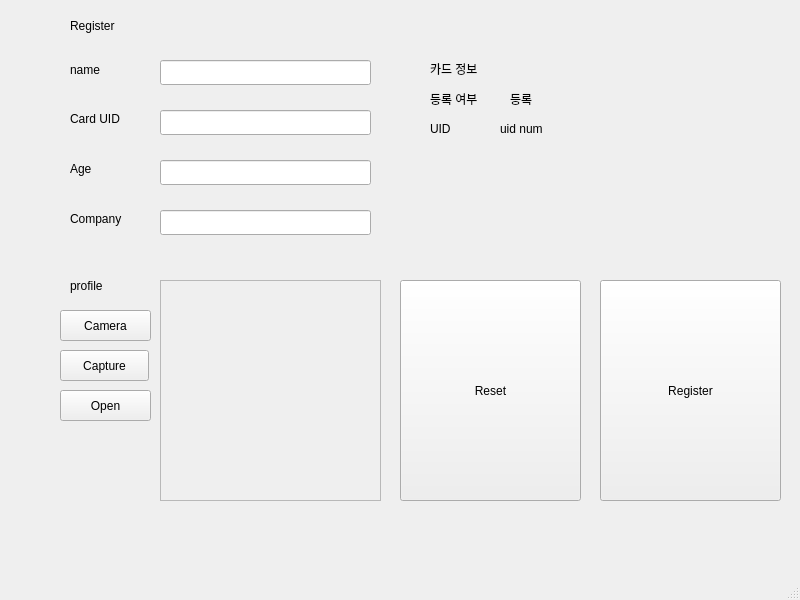
<?xml version="1.0" encoding="UTF-8"?>
<ui version="4.0">
 <class>MainWindow</class>
 <widget class="QMainWindow" name="MainWindow">
  <property name="geometry">
   <rect>
    <x>0</x>
    <y>0</y>
    <width>800</width>
    <height>600</height>
   </rect>
  </property>
  <property name="windowTitle">
   <string>MainWindow</string>
  </property>
  <widget class="QWidget" name="centralwidget">
   <widget class="QLabel" name="label_6">
    <property name="geometry">
     <rect>
      <x>70</x>
      <y>60</y>
      <width>91</width>
      <height>20</height>
     </rect>
    </property>
    <property name="text">
     <string>name</string>
    </property>
   </widget>
   <widget class="QPushButton" name="camButton">
    <property name="geometry">
     <rect>
      <x>60</x>
      <y>310</y>
      <width>91</width>
      <height>31</height>
     </rect>
    </property>
    <property name="text">
     <string>Camera</string>
    </property>
   </widget>
   <widget class="QLabel" name="label_2">
    <property name="geometry">
     <rect>
      <x>70</x>
      <y>110</y>
      <width>67</width>
      <height>17</height>
     </rect>
    </property>
    <property name="text">
     <string>Card UID</string>
    </property>
   </widget>
   <widget class="QLabel" name="label_3">
    <property name="geometry">
     <rect>
      <x>70</x>
      <y>160</y>
      <width>67</width>
      <height>17</height>
     </rect>
    </property>
    <property name="text">
     <string>Age</string>
    </property>
   </widget>
   <widget class="QLabel" name="label_4">
    <property name="geometry">
     <rect>
      <x>70</x>
      <y>270</y>
      <width>71</width>
      <height>31</height>
     </rect>
    </property>
    <property name="text">
     <string>profile</string>
    </property>
   </widget>
   <widget class="QLabel" name="label_5">
    <property name="geometry">
     <rect>
      <x>70</x>
      <y>0</y>
      <width>121</width>
      <height>51</height>
     </rect>
    </property>
    <property name="text">
     <string>Register</string>
    </property>
   </widget>
   <widget class="QPushButton" name="regiButton">
    <property name="geometry">
     <rect>
      <x>600</x>
      <y>280</y>
      <width>181</width>
      <height>221</height>
     </rect>
    </property>
    <property name="text">
     <string>Register</string>
    </property>
   </widget>
   <widget class="QPushButton" name="openButton">
    <property name="geometry">
     <rect>
      <x>60</x>
      <y>390</y>
      <width>91</width>
      <height>31</height>
     </rect>
    </property>
    <property name="text">
     <string>Open</string>
    </property>
   </widget>
   <widget class="QLabel" name="label">
    <property name="geometry">
     <rect>
      <x>160</x>
      <y>280</y>
      <width>221</width>
      <height>221</height>
     </rect>
    </property>
    <property name="frameShape">
     <enum>QFrame::StyledPanel</enum>
    </property>
    <property name="text">
     <string/>
    </property>
   </widget>
   <widget class="QPushButton" name="resetButton">
    <property name="geometry">
     <rect>
      <x>400</x>
      <y>280</y>
      <width>181</width>
      <height>221</height>
     </rect>
    </property>
    <property name="text">
     <string>Reset</string>
    </property>
   </widget>
   <widget class="QLabel" name="label_7">
    <property name="geometry">
     <rect>
      <x>70</x>
      <y>210</y>
      <width>67</width>
      <height>17</height>
     </rect>
    </property>
    <property name="text">
     <string>Company</string>
    </property>
   </widget>
   <widget class="QLineEdit" name="nameEdit">
    <property name="geometry">
     <rect>
      <x>160</x>
      <y>60</y>
      <width>211</width>
      <height>25</height>
     </rect>
    </property>
   </widget>
   <widget class="QLineEdit" name="uidEdit">
    <property name="geometry">
     <rect>
      <x>160</x>
      <y>110</y>
      <width>211</width>
      <height>25</height>
     </rect>
    </property>
   </widget>
   <widget class="QLineEdit" name="ageEdit">
    <property name="geometry">
     <rect>
      <x>160</x>
      <y>160</y>
      <width>211</width>
      <height>25</height>
     </rect>
    </property>
   </widget>
   <widget class="QLineEdit" name="companyEdit">
    <property name="geometry">
     <rect>
      <x>160</x>
      <y>210</y>
      <width>211</width>
      <height>25</height>
     </rect>
    </property>
   </widget>
   <widget class="QLabel" name="isRegistered">
    <property name="geometry">
     <rect>
      <x>510</x>
      <y>90</y>
      <width>171</width>
      <height>17</height>
     </rect>
    </property>
    <property name="text">
     <string>등록</string>
    </property>
   </widget>
   <widget class="QLabel" name="label_8">
    <property name="geometry">
     <rect>
      <x>430</x>
      <y>60</y>
      <width>67</width>
      <height>17</height>
     </rect>
    </property>
    <property name="text">
     <string>카드 정보</string>
    </property>
   </widget>
   <widget class="QLabel" name="label_9">
    <property name="geometry">
     <rect>
      <x>430</x>
      <y>90</y>
      <width>67</width>
      <height>17</height>
     </rect>
    </property>
    <property name="text">
     <string>등록 여부</string>
    </property>
   </widget>
   <widget class="QLabel" name="label_10">
    <property name="geometry">
     <rect>
      <x>430</x>
      <y>120</y>
      <width>67</width>
      <height>17</height>
     </rect>
    </property>
    <property name="text">
     <string>UID</string>
    </property>
   </widget>
   <widget class="QLabel" name="uidInfo">
    <property name="geometry">
     <rect>
      <x>500</x>
      <y>120</y>
      <width>67</width>
      <height>17</height>
     </rect>
    </property>
    <property name="text">
     <string>uid num</string>
    </property>
   </widget>
   <widget class="QPushButton" name="capButton">
    <property name="geometry">
     <rect>
      <x>60</x>
      <y>350</y>
      <width>89</width>
      <height>31</height>
     </rect>
    </property>
    <property name="text">
     <string>Capture</string>
    </property>
   </widget>
  </widget>
  <widget class="QMenuBar" name="menubar">
   <property name="geometry">
    <rect>
     <x>0</x>
     <y>0</y>
     <width>800</width>
     <height>22</height>
    </rect>
   </property>
  </widget>
  <widget class="QStatusBar" name="statusbar"/>
 </widget>
 <resources/>
 <connections/>
</ui>
